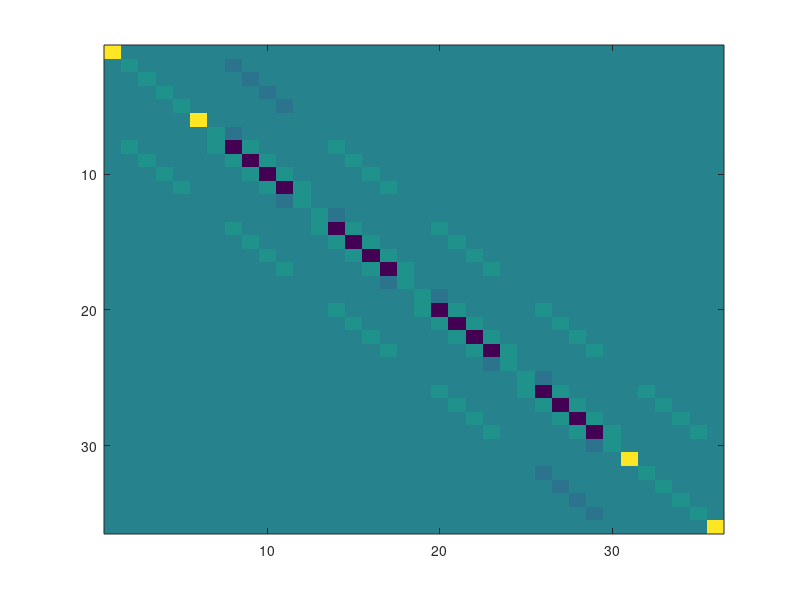

Source code (MATLAB):
% 2D Toy Problem for HW1 (CMIS18)

% Initialize variables
dx = 1;
dy = 1;
kappa = 2;
n = 4;
N = n + 2;

% Compute f
f = zeros(N);
for i = 2:N-1
    for j = 2:N-1
        f(i, j) = i + j;
    end
end

imagesc(f)

% Compute A
% Compute coefficients
c0 = -kappa^2 - 2.0/dx^2 - 2.0/dy^2;
c1 = 1.0/dx^2;
c2 = 1.0/dy^2;

% Initialize domain nodes coefficients
A = zeros(N^2);
for j = 2:N-1
    for i = 2:N-1
        k = (j-1)*N + i;
        A(k, k) = c0;
        A(k, k - 1) = c1;
        A(k, k + 1) = c1;
        A(k, k - N) = c2;
        A(k, k + N) = c2;
    end
end

% Initialize ghost nodes coefficients
for i = 2:N-1
    j1 = 1;
    j2 = N;
    k1 = (j1 - 1) * N + i;
    k2 = (j2 - 1) * N + i;
    A(k1, k1) = 1;
    A(k1, k1 + N) = -1;
    A(k2, k2) = 1;
    A(k2, k2 - N) = -1;
end

for j = 2:N-1
    i1 = 1;
    i2 = N;
    k3 = (j-1)*N + i1;
    k4 = (j-1)*N + i2;
    A(k3, k3) = 1;
    A(k3, k3 + 1) = -1;
    A(k4, k4) = 1;
    A(k4, k4 - 1) = -1;
end

A(1, 1) = 10;
A(N, N) = 10;
A(N*N, N*N) = 10;
A(N*(N-1) + 1, N*(N-1) + 1) = 10;

f_new = reshape(f, [(N)^2, 1]);

imagesc(A);

% Compute solution for Au = f

u = A \ f_new;

u_new = reshape(u, [N, N])';

% Remove ghost nodes from u matrix
u_new = u_new(2:5, 2:5);

%surf(u_new);


% Compute eigenvalues
e = eig(A);
            
